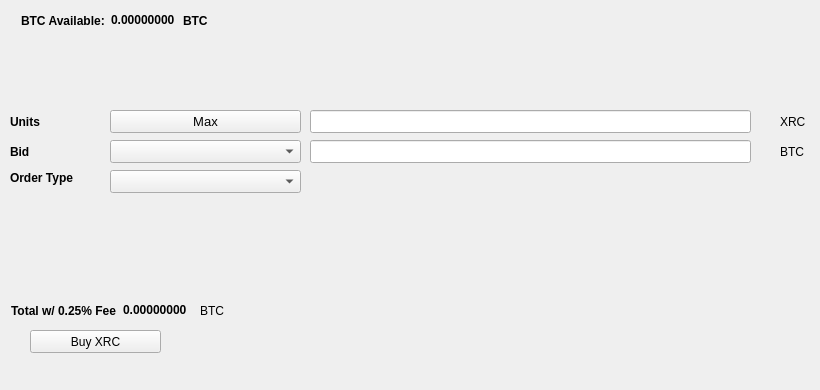
   <widget class="QWidget" name="BuyTab">
    <attribute name="title">
     <string>Buy</string>
    </attribute>
    <widget class="QPushButton" name="BuyXRC">
     <property name="geometry">
      <rect>
       <x>30</x>
       <y>330</y>
       <width>131</width>
       <height>23</height>
      </rect>
     </property>
     <property name="text">
      <string>Buy XRC</string>
     </property>
     <property name="icon">
      <iconset resource="../runecash.qrc">
       <normaloff>:/icons/bitcoin</normaloff>:/icons/bitcoin</iconset>
     </property>
    </widget>
    <widget class="QLabel" name="label_3">
     <property name="geometry">
      <rect>
       <x>10</x>
       <y>110</y>
       <width>46</width>
       <height>23</height>
      </rect>
     </property>
     <property name="font">
      <font>
       <weight>75</weight>
       <bold>true</bold>
      </font>
     </property>
     <property name="text">
      <string>Units</string>
     </property>
    </widget>
    <widget class="QLineEdit" name="UnitsInput">
     <property name="geometry">
      <rect>
       <x>310</x>
       <y>110</y>
       <width>441</width>
       <height>23</height>
      </rect>
     </property>
     <property name="font">
      <font>
       <pointsize>9</pointsize>
       <weight>75</weight>
       <bold>true</bold>
      </font>
     </property>
    </widget>
    <widget class="QLineEdit" name="BuyBidPriceEdit">
     <property name="geometry">
      <rect>
       <x>310</x>
       <y>140</y>
       <width>441</width>
       <height>23</height>
      </rect>
     </property>
     <property name="font">
      <font>
       <pointsize>9</pointsize>
       <weight>75</weight>
       <bold>true</bold>
      </font>
     </property>
    </widget>
    <widget class="QLabel" name="label_4">
     <property name="geometry">
      <rect>
       <x>780</x>
       <y>110</y>
       <width>31</width>
       <height>23</height>
      </rect>
     </property>
     <property name="text">
      <string>XRC</string>
     </property>
    </widget>
    <widget class="QLabel" name="label_5">
     <property name="geometry">
      <rect>
       <x>780</x>
       <y>140</y>
       <width>31</width>
       <height>23</height>
      </rect>
     </property>
     <property name="text">
      <string>BTC</string>
     </property>
    </widget>
    <widget class="QLabel" name="label_6">
     <property name="geometry">
      <rect>
       <x>10</x>
       <y>140</y>
       <width>46</width>
       <height>23</height>
      </rect>
     </property>
     <property name="font">
      <font>
       <weight>75</weight>
       <bold>true</bold>
      </font>
     </property>
     <property name="text">
      <string>Bid</string>
     </property>
    </widget>
    <widget class="QLabel" name="label_7">
     <property name="geometry">
      <rect>
       <x>10</x>
       <y>170</y>
       <width>91</width>
       <height>16</height>
      </rect>
     </property>
     <property name="font">
      <font>
       <weight>75</weight>
       <bold>true</bold>
      </font>
     </property>
     <property name="text">
      <string>Order Type</string>
     </property>
    </widget>
    <widget class="QPushButton" name="Buy_Max_Amount">
     <property name="geometry">
      <rect>
       <x>110</x>
       <y>110</y>
       <width>191</width>
       <height>23</height>
      </rect>
     </property>
     <property name="font">
      <font>
       <pointsize>10</pointsize>
      </font>
     </property>
     <property name="text">
      <string>Max</string>
     </property>
    </widget>
    <widget class="QComboBox" name="BuyBidcomboBox">
     <property name="geometry">
      <rect>
       <x>110</x>
       <y>140</y>
       <width>191</width>
       <height>23</height>
      </rect>
     </property>
     <property name="font">
      <font>
       <pointsize>10</pointsize>
      </font>
     </property>
    </widget>
    <widget class="QComboBox" name="buyOrdertypeCombo">
     <property name="geometry">
      <rect>
       <x>110</x>
       <y>170</y>
       <width>191</width>
       <height>23</height>
      </rect>
     </property>
     <property name="font">
      <font>
       <pointsize>10</pointsize>
      </font>
     </property>
    </widget>
    <widget class="QWidget" name="layoutWidget1">
     <property name="geometry">
      <rect>
       <x>21</x>
       <y>11</y>
       <width>227</width>
       <height>19</height>
      </rect>
     </property>
     <layout class="QHBoxLayout" name="horizontalLayout_3">
      <item>
       <widget class="QLabel" name="label232">
        <property name="font">
         <font>
          <weight>75</weight>
          <bold>true</bold>
         </font>
        </property>
        <property name="text">
         <string>BTC Available:</string>
        </property>
       </widget>
      </item>
      <item>
       <widget class="QLabel" name="BtcAvailableLbl">
        <property name="palette">
         <palette>
          <active>
           <colorrole role="WindowText">
            <brush brushstyle="SolidPattern">
             <color alpha="255">
              <red>0</red>
              <green>0</green>
              <blue>0</blue>
             </color>
            </brush>
           </colorrole>
           <colorrole role="Button">
            <brush brushstyle="SolidPattern">
             <color alpha="255">
              <red>0</red>
              <green>170</green>
              <blue>0</blue>
             </color>
            </brush>
           </colorrole>
           <colorrole role="Light">
            <brush brushstyle="SolidPattern">
             <color alpha="255">
              <red>0</red>
              <green>255</green>
              <blue>0</blue>
             </color>
            </brush>
           </colorrole>
           <colorrole role="Midlight">
            <brush brushstyle="SolidPattern">
             <color alpha="255">
              <red>0</red>
              <green>212</green>
              <blue>0</blue>
             </color>
            </brush>
           </colorrole>
           <colorrole role="Dark">
            <brush brushstyle="SolidPattern">
             <color alpha="255">
              <red>0</red>
              <green>85</green>
              <blue>0</blue>
             </color>
            </brush>
           </colorrole>
           <colorrole role="Mid">
            <brush brushstyle="SolidPattern">
             <color alpha="255">
              <red>0</red>
              <green>113</green>
              <blue>0</blue>
             </color>
            </brush>
           </colorrole>
           <colorrole role="Text">
            <brush brushstyle="SolidPattern">
             <color alpha="255">
              <red>0</red>
              <green>170</green>
              <blue>0</blue>
             </color>
            </brush>
           </colorrole>
           <colorrole role="BrightText">
            <brush brushstyle="SolidPattern">
             <color alpha="255">
              <red>255</red>
              <green>255</green>
              <blue>255</blue>
             </color>
            </brush>
           </colorrole>
           <colorrole role="ButtonText">
            <brush brushstyle="SolidPattern">
             <color alpha="255">
              <red>0</red>
              <green>0</green>
              <blue>0</blue>
             </color>
            </brush>
           </colorrole>
           <colorrole role="Base">
            <brush brushstyle="SolidPattern">
             <color alpha="255">
              <red>255</red>
              <green>255</green>
              <blue>255</blue>
             </color>
            </brush>
           </colorrole>
           <colorrole role="Window">
            <brush brushstyle="SolidPattern">
             <color alpha="255">
              <red>0</red>
              <green>170</green>
              <blue>0</blue>
             </color>
            </brush>
           </colorrole>
           <colorrole role="Shadow">
            <brush brushstyle="SolidPattern">
             <color alpha="255">
              <red>0</red>
              <green>0</green>
              <blue>0</blue>
             </color>
            </brush>
           </colorrole>
           <colorrole role="AlternateBase">
            <brush brushstyle="SolidPattern">
             <color alpha="255">
              <red>127</red>
              <green>212</green>
              <blue>127</blue>
             </color>
            </brush>
           </colorrole>
           <colorrole role="ToolTipBase">
            <brush brushstyle="SolidPattern">
             <color alpha="255">
              <red>255</red>
              <green>255</green>
              <blue>220</blue>
             </color>
            </brush>
           </colorrole>
           <colorrole role="ToolTipText">
            <brush brushstyle="SolidPattern">
             <color alpha="255">
              <red>0</red>
              <green>0</green>
              <blue>0</blue>
             </color>
            </brush>
           </colorrole>
          </active>
          <inactive>
           <colorrole role="WindowText">
            <brush brushstyle="SolidPattern">
             <color alpha="255">
              <red>0</red>
              <green>0</green>
              <blue>0</blue>
             </color>
            </brush>
           </colorrole>
           <colorrole role="Button">
            <brush brushstyle="SolidPattern">
             <color alpha="255">
              <red>0</red>
              <green>170</green>
              <blue>0</blue>
             </color>
            </brush>
           </colorrole>
           <colorrole role="Light">
            <brush brushstyle="SolidPattern">
             <color alpha="255">
              <red>0</red>
              <green>255</green>
              <blue>0</blue>
             </color>
            </brush>
           </colorrole>
           <colorrole role="Midlight">
            <brush brushstyle="SolidPattern">
             <color alpha="255">
              <red>0</red>
              <green>212</green>
              <blue>0</blue>
             </color>
            </brush>
           </colorrole>
           <colorrole role="Dark">
            <brush brushstyle="SolidPattern">
             <color alpha="255">
              <red>0</red>
              <green>85</green>
              <blue>0</blue>
             </color>
            </brush>
           </colorrole>
           <colorrole role="Mid">
            <brush brushstyle="SolidPattern">
             <color alpha="255">
              <red>0</red>
              <green>113</green>
              <blue>0</blue>
             </color>
            </brush>
           </colorrole>
           <colorrole role="Text">
            <brush brushstyle="SolidPattern">
             <color alpha="255">
              <red>0</red>
              <green>170</green>
              <blue>0</blue>
             </color>
            </brush>
           </colorrole>
           <colorrole role="BrightText">
            <brush brushstyle="SolidPattern">
             <color alpha="255">
              <red>255</red>
              <green>255</green>
              <blue>255</blue>
             </color>
            </brush>
           </colorrole>
           <colorrole role="ButtonText">
            <brush brushstyle="SolidPattern">
             <color alpha="255">
              <red>0</red>
              <green>0</green>
              <blue>0</blue>
             </color>
            </brush>
           </colorrole>
           <colorrole role="Base">
            <brush brushstyle="SolidPattern">
             <color alpha="255">
              <red>255</red>
              <green>255</green>
              <blue>255</blue>
             </color>
            </brush>
           </colorrole>
           <colorrole role="Window">
            <brush brushstyle="SolidPattern">
             <color alpha="255">
              <red>0</red>
              <green>170</green>
              <blue>0</blue>
             </color>
            </brush>
           </colorrole>
           <colorrole role="Shadow">
            <brush brushstyle="SolidPattern">
             <color alpha="255">
              <red>0</red>
              <green>0</green>
              <blue>0</blue>
             </color>
            </brush>
           </colorrole>
           <colorrole role="AlternateBase">
            <brush brushstyle="SolidPattern">
             <color alpha="255">
              <red>127</red>
              <green>212</green>
              <blue>127</blue>
             </color>
            </brush>
           </colorrole>
           <colorrole role="ToolTipBase">
            <brush brushstyle="SolidPattern">
             <color alpha="255">
              <red>255</red>
              <green>255</green>
              <blue>220</blue>
             </color>
            </brush>
           </colorrole>
           <colorrole role="ToolTipText">
            <brush brushstyle="SolidPattern">
             <color alpha="255">
              <red>0</red>
              <green>0</green>
              <blue>0</blue>
             </color>
            </brush>
           </colorrole>
          </inactive>
          <disabled>
           <colorrole role="WindowText">
            <brush brushstyle="SolidPattern">
             <color alpha="255">
              <red>0</red>
              <green>85</green>
              <blue>0</blue>
             </color>
            </brush>
           </colorrole>
           <colorrole role="Button">
            <brush brushstyle="SolidPattern">
             <color alpha="255">
              <red>0</red>
              <green>170</green>
              <blue>0</blue>
             </color>
            </brush>
           </colorrole>
           <colorrole role="Light">
            <brush brushstyle="SolidPattern">
             <color alpha="255">
              <red>0</red>
              <green>255</green>
              <blue>0</blue>
             </color>
            </brush>
           </colorrole>
           <colorrole role="Midlight">
            <brush brushstyle="SolidPattern">
             <color alpha="255">
              <red>0</red>
              <green>212</green>
              <blue>0</blue>
             </color>
            </brush>
           </colorrole>
           <colorrole role="Dark">
            <brush brushstyle="SolidPattern">
             <color alpha="255">
              <red>0</red>
              <green>85</green>
              <blue>0</blue>
             </color>
            </brush>
           </colorrole>
           <colorrole role="Mid">
            <brush brushstyle="SolidPattern">
             <color alpha="255">
              <red>0</red>
              <green>113</green>
              <blue>0</blue>
             </color>
            </brush>
           </colorrole>
           <colorrole role="Text">
            <brush brushstyle="SolidPattern">
             <color alpha="255">
              <red>0</red>
              <green>85</green>
              <blue>0</blue>
             </color>
            </brush>
           </colorrole>
           <colorrole role="BrightText">
            <brush brushstyle="SolidPattern">
             <color alpha="255">
              <red>255</red>
              <green>255</green>
              <blue>255</blue>
             </color>
            </brush>
           </colorrole>
           <colorrole role="ButtonText">
            <brush brushstyle="SolidPattern">
             <color alpha="255">
              <red>0</red>
              <green>85</green>
              <blue>0</blue>
             </color>
            </brush>
           </colorrole>
           <colorrole role="Base">
            <brush brushstyle="SolidPattern">
             <color alpha="255">
              <red>0</red>
              <green>170</green>
              <blue>0</blue>
             </color>
            </brush>
           </colorrole>
           <colorrole role="Window">
            <brush brushstyle="SolidPattern">
             <color alpha="255">
              <red>0</red>
              <green>170</green>
              <blue>0</blue>
             </color>
            </brush>
           </colorrole>
           <colorrole role="Shadow">
            <brush brushstyle="SolidPattern">
             <color alpha="255">
              <red>0</red>
              <green>0</green>
              <blue>0</blue>
             </color>
            </brush>
           </colorrole>
           <colorrole role="AlternateBase">
            <brush brushstyle="SolidPattern">
             <color alpha="255">
              <red>0</red>
              <green>170</green>
              <blue>0</blue>
             </color>
            </brush>
           </colorrole>
           <colorrole role="ToolTipBase">
            <brush brushstyle="SolidPattern">
             <color alpha="255">
              <red>255</red>
              <green>255</green>
              <blue>220</blue>
             </color>
            </brush>
           </colorrole>
           <colorrole role="ToolTipText">
            <brush brushstyle="SolidPattern">
             <color alpha="255">
              <red>0</red>
              <green>0</green>
              <blue>0</blue>
             </color>
            </brush>
           </colorrole>
          </disabled>
         </palette>
        </property>
        <property name="font">
         <font>
          <weight>75</weight>
          <bold>true</bold>
         </font>
        </property>
        <property name="text">
         <string>0.00000000</string>
        </property>
        <property name="textInteractionFlags">
         <set>Qt::LinksAccessibleByMouse|Qt::TextSelectableByKeyboard|Qt::TextSelectableByMouse</set>
        </property>
       </widget>
      </item>
      <item>
       <widget class="QLabel" name="BtcAvailableLbl_2">
        <property name="font">
         <font>
          <weight>75</weight>
          <bold>true</bold>
         </font>
        </property>
        <property name="text">
         <string>BTC</string>
        </property>
       </widget>
      </item>
     </layout>
    </widget>
    <widget class="QWidget" name="layoutWidge2">
     <property name="geometry">
      <rect>
       <x>11</x>
       <y>301</y>
       <width>259</width>
       <height>19</height>
      </rect>
     </property>
     <layout class="QHBoxLayout" name="horizontalLayout_4">
      <item>
       <widget class="QLabel" name="label_9">
        <property name="font">
         <font>
          <weight>75</weight>
          <bold>true</bold>
         </font>
        </property>
        <property name="text">
         <string>Total w/ 0.25% Fee</string>
        </property>
       </widget>
      </item>
      <item>
       <widget class="QLabel" name="BuyCostLabel">
        <property name="palette">
         <palette>
          <active>
           <colorrole role="WindowText">
            <brush brushstyle="SolidPattern">
             <color alpha="255">
              <red>0</red>
              <green>0</green>
              <blue>0</blue>
             </color>
            </brush>
           </colorrole>
           <colorrole role="Button">
            <brush brushstyle="SolidPattern">
             <color alpha="255">
              <red>0</red>
              <green>170</green>
              <blue>0</blue>
             </color>
            </brush>
           </colorrole>
           <colorrole role="Light">
            <brush brushstyle="SolidPattern">
             <color alpha="255">
              <red>0</red>
              <green>255</green>
              <blue>0</blue>
             </color>
            </brush>
           </colorrole>
           <colorrole role="Midlight">
            <brush brushstyle="SolidPattern">
             <color alpha="255">
              <red>0</red>
              <green>212</green>
              <blue>0</blue>
             </color>
            </brush>
           </colorrole>
           <colorrole role="Dark">
            <brush brushstyle="SolidPattern">
             <color alpha="255">
              <red>0</red>
              <green>85</green>
              <blue>0</blue>
             </color>
            </brush>
           </colorrole>
           <colorrole role="Mid">
            <brush brushstyle="SolidPattern">
             <color alpha="255">
              <red>0</red>
              <green>113</green>
              <blue>0</blue>
             </color>
            </brush>
           </colorrole>
           <colorrole role="Text">
            <brush brushstyle="SolidPattern">
             <color alpha="255">
              <red>0</red>
              <green>170</green>
              <blue>0</blue>
             </color>
            </brush>
           </colorrole>
           <colorrole role="BrightText">
            <brush brushstyle="SolidPattern">
             <color alpha="255">
              <red>255</red>
              <green>255</green>
              <blue>255</blue>
             </color>
            </brush>
           </colorrole>
           <colorrole role="ButtonText">
            <brush brushstyle="SolidPattern">
             <color alpha="255">
              <red>0</red>
              <green>0</green>
              <blue>0</blue>
             </color>
            </brush>
           </colorrole>
           <colorrole role="Base">
            <brush brushstyle="SolidPattern">
             <color alpha="255">
              <red>255</red>
              <green>255</green>
              <blue>255</blue>
             </color>
            </brush>
           </colorrole>
           <colorrole role="Window">
            <brush brushstyle="SolidPattern">
             <color alpha="255">
              <red>0</red>
              <green>170</green>
              <blue>0</blue>
             </color>
            </brush>
           </colorrole>
           <colorrole role="Shadow">
            <brush brushstyle="SolidPattern">
             <color alpha="255">
              <red>0</red>
              <green>0</green>
              <blue>0</blue>
             </color>
            </brush>
           </colorrole>
           <colorrole role="AlternateBase">
            <brush brushstyle="SolidPattern">
             <color alpha="255">
              <red>127</red>
              <green>212</green>
              <blue>127</blue>
             </color>
            </brush>
           </colorrole>
           <colorrole role="ToolTipBase">
            <brush brushstyle="SolidPattern">
             <color alpha="255">
              <red>255</red>
              <green>255</green>
              <blue>220</blue>
             </color>
            </brush>
           </colorrole>
           <colorrole role="ToolTipText">
            <brush brushstyle="SolidPattern">
             <color alpha="255">
              <red>0</red>
              <green>0</green>
              <blue>0</blue>
             </color>
            </brush>
           </colorrole>
          </active>
          <inactive>
           <colorrole role="WindowText">
            <brush brushstyle="SolidPattern">
             <color alpha="255">
              <red>0</red>
              <green>0</green>
              <blue>0</blue>
             </color>
            </brush>
           </colorrole>
           <colorrole role="Button">
            <brush brushstyle="SolidPattern">
             <color alpha="255">
              <red>0</red>
              <green>170</green>
              <blue>0</blue>
             </color>
            </brush>
           </colorrole>
           <colorrole role="Light">
            <brush brushstyle="SolidPattern">
             <color alpha="255">
              <red>0</red>
              <green>255</green>
              <blue>0</blue>
             </color>
            </brush>
           </colorrole>
           <colorrole role="Midlight">
            <brush brushstyle="SolidPattern">
             <color alpha="255">
              <red>0</red>
              <green>212</green>
              <blue>0</blue>
             </color>
            </brush>
           </colorrole>
           <colorrole role="Dark">
            <brush brushstyle="SolidPattern">
             <color alpha="255">
              <red>0</red>
              <green>85</green>
              <blue>0</blue>
             </color>
            </brush>
           </colorrole>
           <colorrole role="Mid">
            <brush brushstyle="SolidPattern">
             <color alpha="255">
              <red>0</red>
              <green>113</green>
              <blue>0</blue>
             </color>
            </brush>
           </colorrole>
           <colorrole role="Text">
            <brush brushstyle="SolidPattern">
             <color alpha="255">
              <red>0</red>
              <green>170</green>
              <blue>0</blue>
             </color>
            </brush>
           </colorrole>
           <colorrole role="BrightText">
            <brush brushstyle="SolidPattern">
             <color alpha="255">
              <red>255</red>
              <green>255</green>
              <blue>255</blue>
             </color>
            </brush>
           </colorrole>
           <colorrole role="ButtonText">
            <brush brushstyle="SolidPattern">
             <color alpha="255">
              <red>0</red>
              <green>0</green>
              <blue>0</blue>
             </color>
            </brush>
           </colorrole>
           <colorrole role="Base">
            <brush brushstyle="SolidPattern">
             <color alpha="255">
              <red>255</red>
              <green>255</green>
              <blue>255</blue>
             </color>
            </brush>
           </colorrole>
           <colorrole role="Window">
            <brush brushstyle="SolidPattern">
             <color alpha="255">
              <red>0</red>
              <green>170</green>
              <blue>0</blue>
             </color>
            </brush>
           </colorrole>
           <colorrole role="Shadow">
            <brush brushstyle="SolidPattern">
             <color alpha="255">
              <red>0</red>
              <green>0</green>
              <blue>0</blue>
             </color>
            </brush>
           </colorrole>
           <colorrole role="AlternateBase">
            <brush brushstyle="SolidPattern">
             <color alpha="255">
              <red>127</red>
              <green>212</green>
              <blue>127</blue>
             </color>
            </brush>
           </colorrole>
           <colorrole role="ToolTipBase">
            <brush brushstyle="SolidPattern">
             <color alpha="255">
              <red>255</red>
              <green>255</green>
              <blue>220</blue>
             </color>
            </brush>
           </colorrole>
           <colorrole role="ToolTipText">
            <brush brushstyle="SolidPattern">
             <color alpha="255">
              <red>0</red>
              <green>0</green>
              <blue>0</blue>
             </color>
            </brush>
           </colorrole>
          </inactive>
          <disabled>
           <colorrole role="WindowText">
            <brush brushstyle="SolidPattern">
             <color alpha="255">
              <red>0</red>
              <green>85</green>
              <blue>0</blue>
             </color>
            </brush>
           </colorrole>
           <colorrole role="Button">
            <brush brushstyle="SolidPattern">
             <color alpha="255">
              <red>0</red>
              <green>170</green>
              <blue>0</blue>
             </color>
            </brush>
           </colorrole>
           <colorrole role="Light">
            <brush brushstyle="SolidPattern">
             <color alpha="255">
              <red>0</red>
              <green>255</green>
              <blue>0</blue>
             </color>
            </brush>
           </colorrole>
           <colorrole role="Midlight">
            <brush brushstyle="SolidPattern">
             <color alpha="255">
              <red>0</red>
              <green>212</green>
              <blue>0</blue>
             </color>
            </brush>
           </colorrole>
           <colorrole role="Dark">
            <brush brushstyle="SolidPattern">
             <color alpha="255">
              <red>0</red>
              <green>85</green>
              <blue>0</blue>
             </color>
            </brush>
           </colorrole>
           <colorrole role="Mid">
            <brush brushstyle="SolidPattern">
             <color alpha="255">
              <red>0</red>
              <green>113</green>
              <blue>0</blue>
             </color>
            </brush>
           </colorrole>
           <colorrole role="Text">
            <brush brushstyle="SolidPattern">
             <color alpha="255">
              <red>0</red>
              <green>85</green>
              <blue>0</blue>
             </color>
            </brush>
           </colorrole>
           <colorrole role="BrightText">
            <brush brushstyle="SolidPattern">
             <color alpha="255">
              <red>255</red>
              <green>255</green>
              <blue>255</blue>
             </color>
            </brush>
           </colorrole>
           <colorrole role="ButtonText">
            <brush brushstyle="SolidPattern">
             <color alpha="255">
              <red>0</red>
              <green>85</green>
              <blue>0</blue>
             </color>
            </brush>
           </colorrole>
           <colorrole role="Base">
            <brush brushstyle="SolidPattern">
             <color alpha="255">
              <red>0</red>
              <green>170</green>
              <blue>0</blue>
             </color>
            </brush>
           </colorrole>
           <colorrole role="Window">
            <brush brushstyle="SolidPattern">
             <color alpha="255">
              <red>0</red>
              <green>170</green>
              <blue>0</blue>
             </color>
            </brush>
           </colorrole>
           <colorrole role="Shadow">
            <brush brushstyle="SolidPattern">
             <color alpha="255">
              <red>0</red>
              <green>0</green>
              <blue>0</blue>
             </color>
            </brush>
           </colorrole>
           <colorrole role="AlternateBase">
            <brush brushstyle="SolidPattern">
             <color alpha="255">
              <red>0</red>
              <green>170</green>
              <blue>0</blue>
             </color>
            </brush>
           </colorrole>
           <colorrole role="ToolTipBase">
            <brush brushstyle="SolidPattern">
             <color alpha="255">
              <red>255</red>
              <green>255</green>
              <blue>220</blue>
             </color>
            </brush>
           </colorrole>
           <colorrole role="ToolTipText">
            <brush brushstyle="SolidPattern">
             <color alpha="255">
              <red>0</red>
              <green>0</green>
              <blue>0</blue>
             </color>
            </brush>
           </colorrole>
          </disabled>
         </palette>
        </property>
        <property name="font">
         <font>
          <weight>75</weight>
          <bold>true</bold>
         </font>
        </property>
        <property name="autoFillBackground">
         <bool>false</bool>
        </property>
        <property name="text">
         <string>0.00000000</string>
        </property>
        <property name="textInteractionFlags">
         <set>Qt::LinksAccessibleByMouse|Qt::TextSelectableByMouse</set>
        </property>
       </widget>
      </item>
      <item>
       <widget class="QLabel" name="label_10">
        <property name="font">
         <font>
          <weight>50</weight>
          <bold>false</bold>
         </font>
        </property>
        <property name="text">
         <string>BTC</string>
        </property>
       </widget>
      </item>
     </layout>
    </widget>
    <widget class="QLabel" name="label_24">
     <property name="geometry">
      <rect>
       <x>460</x>
       <y>300</y>
       <width>281</width>
       <height>81</height>
      </rect>
     </property>
     <property name="text">
      <string/>
     </property>
     <property name="pixmap">
      <pixmap>:/images/bittrex</pixmap>
     </property>
    </widget>
   </widget>
